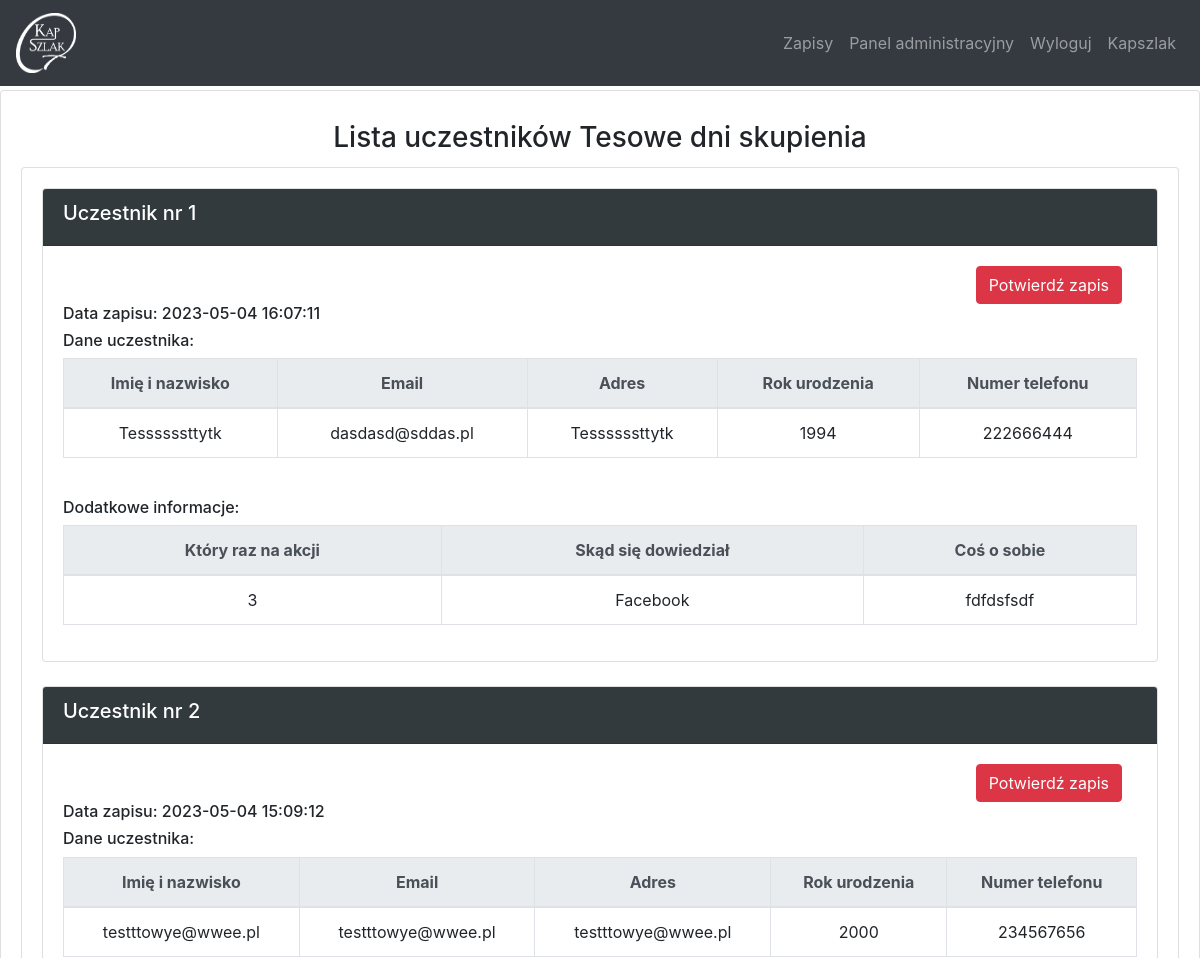
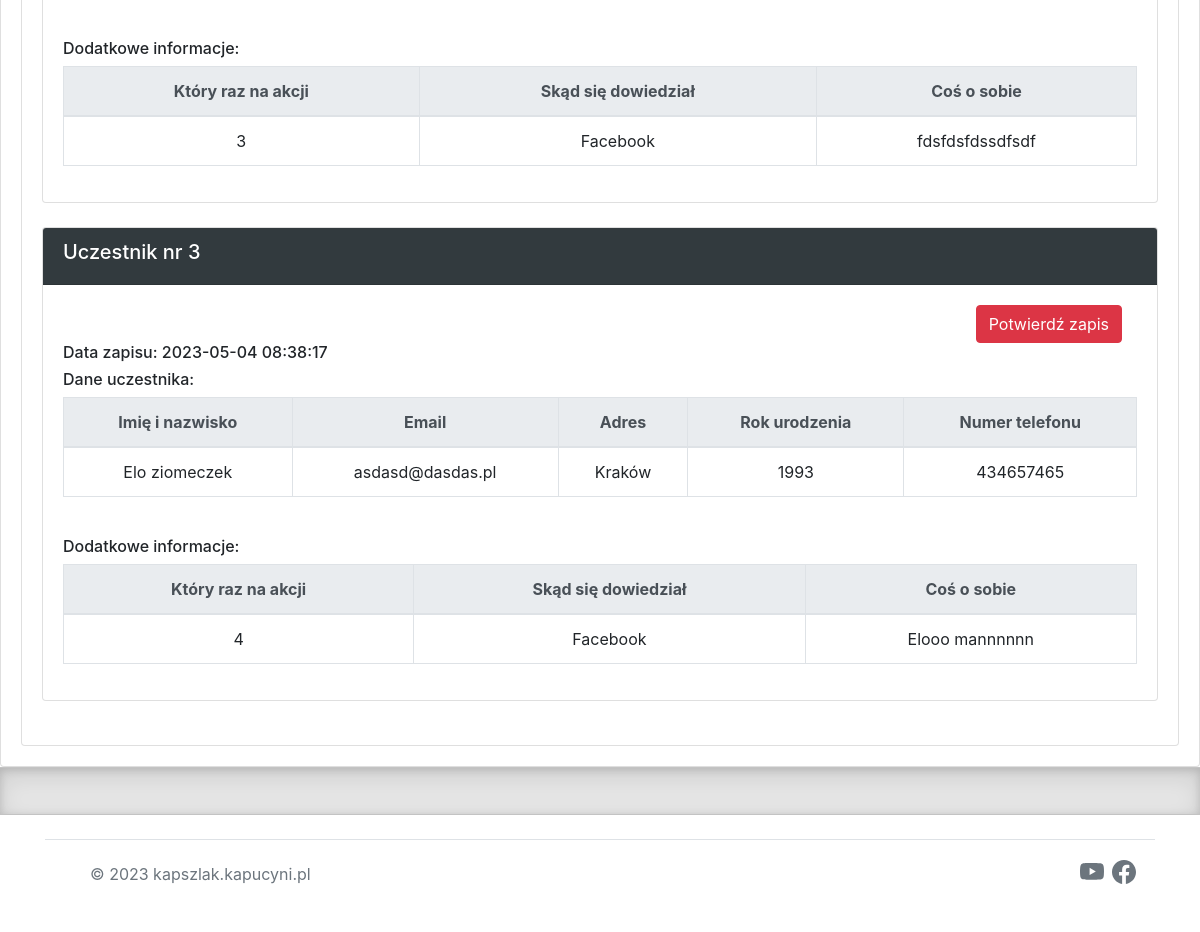
The app's page /dashboard/eventview?event_id=5 (signed in) with its own data (2 pictures, top to bottom).
### website/models.py (models this page shows)
class Events(db.Model):
    id = db.Column(db.Integer, primary_key=True)
    year_id = db.Column(db.Integer, db.ForeignKey('year.id'))
    signup = db.relationship('Signup', backref='events')
    name = db.Column(db.String(300))
    date  = db.Column(db.Date)
    temp_id = db.Column(db.Integer)
    is_active = db.Column(db.Boolean, default=True, nullable=False)
    mail_temp = db.Column(db.String(1000))

class Signup(db.Model):
    id = db.Column(db.Integer, primary_key=True)
    event_id = db.Column(db.Integer, db.ForeignKey('events.id'))
    date  = db.Column(db.DateTime)
    person = db.relationship('Person', backref='signup')
    basic = db.relationship('Basic', backref='signup')
    winter = db.relationship('Winter', backref='signup')
    turnament = db.relationship('Turnament', backref='signup')
    older = db.relationship('Older', backref='signup')

class Person(db.Model):
    id = db.Column(db.Integer, primary_key=True)
    signup_id = db.Column(db.Integer, db.ForeignKey('signup.id'))
    is_verified = db.Column(db.Boolean, default=False)
    is_contact = db.Column(db.Boolean, default=True)
    name = db.Column(db.String(300))
    email = db.Column(db.String(300))
    adress = db.Column(db.String(300))
    year = db.Column(db.Integer)
    telNum = db.Column(db.Integer)
    selectSize = db.Column(db.String(10))
    weight = db.Column(db.Integer)
    height = db.Column(db.Integer)

class Basic(db.Model):
    id = db.Column(db.Integer, primary_key=True)
    signup_id = db.Column(db.Integer, db.ForeignKey('signup.id'))
    howMany = db.Column(db.Integer)
    whereKnew = db.Column(db.String(300))
    intro = db.Column(db.String(500))

### website/views.py (the view, shortened to what this page needs)
@views.route('/dashboard/eventview', methods=['GET', 'POST'])
@login_required
def event_view():
    event_id = request.args.get('event_id', None)
    event = Events.query.get(int(event_id))
    if event:
        if event.temp_id != 3:
            sn_lst = event.signup
            sn_lst = sorted(sn_lst, key=lambda signup: signup.id, reverse=True)
            return render_template('event_view.html', event=event, sn_lst=sn_lst, user=current_user)
    else:
        flash('Operacja nie jest dostepna', category='error')
        return redirect(url_for('views.dashboard'))

### website/templates/event_view.html (shortened to what this page needs)
{% extends "base.html" %}
{% block content %}
<div class="card">
		    <div class="card-body">
		    	<h3 class="card-title" align="center">Lista uczestników {{ event.name }}</h3>
		    	<div class="card">
		    		<div class="card-body">
		    		{% if event.temp_id == 1 %}
			    		{% include 'signup_view/ev1.html' %}
			    	{% elif event.temp_id == 2 %}
			    		{% include 'signup_view/ev2.html' %}
			    	{% elif event.temp_id == 3 %}
			    		{% include 'signup_view/ev3.html' %}
			    	{% elif event.temp_id == 4 %}
			    		{% include 'signup_view/ev4.html' %}
			    	{% elif event.temp_id == 5 %}
			    		{% include 'signup_view/ev5.html' %}
			    	{% elif event.temp_id == 6 %}
			    		{% include 'signup_view/ev6.html' %}
			    	{% endif %}
		    		</div>
		</div>
	</div>
</div>
{% endblock %}

### website/templates/signup_view/ev5.html
{% for signup in sn_lst %}
<div class="card">
    <div class="card-header" style="background-color: #323a3e">
<h5><font color="white">Uczestnik nr {{ loop.index }}</font></h5>
</div>
    {% for item in signup.person %}
    <div class="card-body">
      <div class="col-md-12 text-right">
        {% if not item.is_verified %}
        <a href="/signup-verified?event_id={{ event.id }}&person_id={{ item.id }}"><button type="button" class="btn btn-danger">Potwierdź zapis</button></a>
        {% else %}
        <button type="button" class="btn btn-success" disabled>Zgłoszenie potwierdzone</button>
        {% endif %}
      </div>
<h6>Data zapisu: {{ signup.date }}</h6>
<h6>Dane uczestnika:</h6>
<table class="table table-bordered">
                          <thead class="thead-light" align="center">
                            <tr>
                              <th scope="col">Imię i nazwisko</th>
                              <th scope="col">Email</th>
                              <th scope="col">Adres</th>
                              <th scope="col">Rok urodzenia</th>
                              <th scope="col">Numer telefonu</th>
                            </tr>
                          </thead>
                          <tbody align="center">
                            <tr>
                              <td>{{ item.name }}</td>
                              <td>{{ item.email }}</td>
                              <td>{{ item.adress }}</td>
                              <td>{{ item.year }}</td>
                              <td>{{ item.telNum }}</td>
                            </tr>
                          </tbody>
                        </table>
               {% endfor %}
               <br>
{% for item in signup.basic %}
<h6>Dodatkowe informacje:</h6>
<table class="table table-bordered">
                          <thead class="thead-light" align="center">
                            <tr>
                              <th scope="col">Który raz na akcji</th>
                              <th scope="col">Skąd się dowiedział</th>
                              <th scope="col">Coś o sobie</th>
                            </tr>
                          </thead>
                          <tbody align="center">
                            <tr>
                              <td>{{ item.howMany }}</td>
                              <td>{{ item.whereKnew }}</td>
                              <td>{{ item.intro }}</td>
                            </tr>
                          </tbody>
                        </table>
               {% endfor %}
             </div>
           </div><br>
               {% endfor %}

### website/static/css/style.css (style rules this page uses)
h3 { margin-top: 10px; }

### records on screen
Events: name "Tesowe dni skupienia"
Signup: date "2023-05-04 16:07:11"
Person: name "Tessssssttytk", email "dasdasd@sddas.pl", adress "Tessssssttytk", year "1994", telNum "222666444"
Basic: howMany "3", whereKnew "Facebook", intro "fdfdsfsdf"
Signup: date "2023-05-04 15:09:12"
Person: name "testttowye@wwee.pl", email "testttowye@wwee.pl", adress "testttowye@wwee.pl", year "2000", telNum "234567656"
Basic: howMany "3", whereKnew "Facebook", intro "fdsfdsfdssdfsdf"
Signup: date "2023-05-04 08:38:17"
Person: name "Elo ziomeczek", email "asdasd@dasdas.pl", adress "Kraków", year "1993", telNum "434657465"
Basic: howMany "4", whereKnew "Facebook", intro "Elooo mannnnnn"
